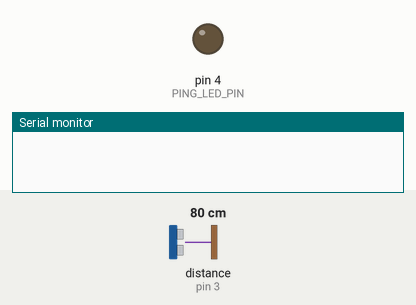
Bench run of a sketch on a simulated Arduino Uno, built with avr-gcc and run on an emulated ATmega328P. Shown: output pins drawn as LEDs (lit = HIGH), the last lines printed to the serial monitor. Wiring (inferred from the names in the program): ultrasonic range finder: trigger pin 2; echo pin 3. The inputs (shaded band) are chosen by the test bench; at power-on: distance to the obstacle (sensor on pin 3) 80 cm. The echo pulse lasts 58.3 µs per cm; pins used as bus, display or sensor lines are not drawn.

Above: at 6.2 s.
6.3 s: distance to the obstacle (sensor on pin 3) set to 2 cm
At 7.5 s:
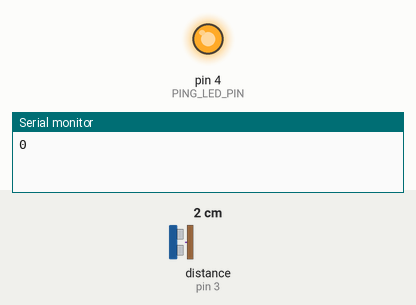
7.8 s: distance to the obstacle (sensor on pin 3) set to 69 cm
9.3 s: distance to the obstacle (sensor on pin 3) set to 78 cm
At 10.4 s:
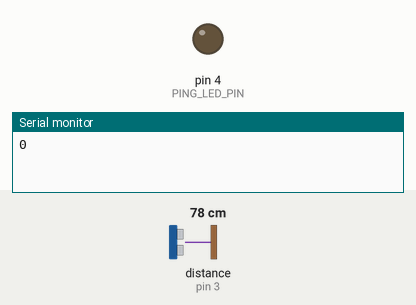
10.8 s: distance to the obstacle (sensor on pin 3) set to 4 cm
At 12.0 s:
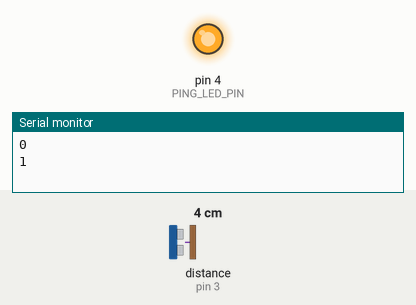
Timing chart, 0 to 13.3 s (numbered marks = the images above; inputs shaded):
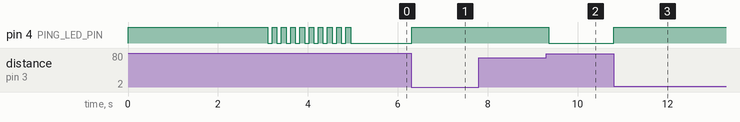

The sketch:

ultrasonic_counter.ino
```cpp
/*
 * Upon activation, adjusts the distance to obstacle.
 * Marked by blinking LED.
 * If none is found, assume it's infinite.
 * Once adjustment is completed, stop blinking.
 *
 * from this point on, every X loops transmits the counter
 * over serial.
 *
 */

// digital pins
#define TRIGGER_PIN     2
#define ECHO_PIN        3
#define PING_LED_PIN    4
#define DELAY_TIME      0.1
long max_distance;
int counter = 0;

void setup() {
    // setting up pins.
    pinMode(TRIGGER_PIN, OUTPUT);
    pinMode(ECHO_PIN, INPUT);
    pinMode(PING_LED_PIN, OUTPUT);

    // establishing serial connection to main
    Serial.begin(9600);
    // self-adjustment
    adjust();
}

int adjust() {
    int startupDelay = 3000;
    //indicator light on.
    digitalWrite(PING_LED_PIN, HIGH);
    delay(startupDelay);
    digitalWrite(PING_LED_PIN, LOW);

    max_distance = determineMaxDistance();
}

long determineMaxDistance() {
    long sum = 0;
    int numberOfMeasurements = 10;

    for (int i = 0; i < numberOfMeasurements; i++) {
        digitalWrite(PING_LED_PIN, HIGH);
        sum += detect();
        delay(100);
        digitalWrite(PING_LED_PIN, LOW);
        delay(100);
    }
    return sum / numberOfMeasurements;
}

long detect() {
    onePing();
    return pulseIn(ECHO_PIN, HIGH);
}

void onePing() {
    // send a pulse
    digitalWrite(TRIGGER_PIN, HIGH);
    // wait for ping to be sent
    delay(DELAY_TIME);
    // one ping finished
    digitalWrite(TRIGGER_PIN, LOW);
}

void loop() {
    if (detect() < max_distance * 0.9) {
        Serial.print(counter++);
		Serial.print("\n");
        digitalWrite(PING_LED_PIN, HIGH);
        while (detect() < max_distance * 0.9) {
            delay(50);
        }
        digitalWrite(PING_LED_PIN, LOW);
    }
}
```

Measured:
- the behaviour switches between 72 and 73 cm on distance to the obstacle (sensor on pin 3) (found by bisection; images 1 and 2)
- after the input at 6.3 s, pin 4 (PING_LED_PIN): LOW → HIGH at once
- after the input at 7.8 s, every drawn part: stays the same
- after the input at 9.3 s, pin 4 (PING_LED_PIN): HIGH → LOW after 0.06 s
- after the input at 10.8 s, pin 4 (PING_LED_PIN): LOW → HIGH at once
